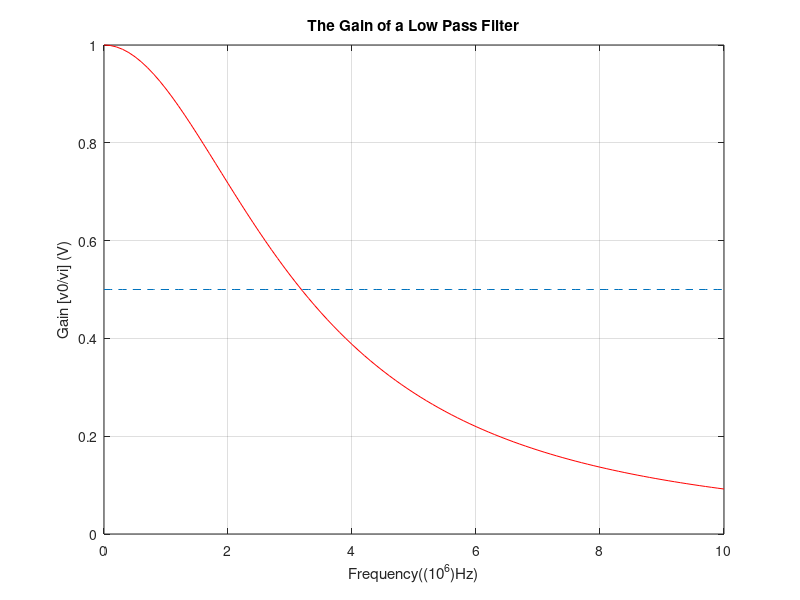

This chart was generated by the following MATLAB code:
%Ece2412 lab 1

clear
clc
clf
%values for our low pass filter%
r = 50; %ohms%
c = 1*(10^-9); %farads%
%  freq = (0:0.1:10); %100 increments for accuracy
freq = linspace(0, 10, 101);

w = freq*2*(pi)*(10^6);
res = 1./(1+(j*(w*r*c)));
res2 = repelem(0.5,101);

plot(freq,real(res),'r',freq,res2,'--')

xlabel('Frequency((10^6)Hz)');
ylabel('Gain [v0/vi] (V)');
title('The Gain of a Low Pass Filter');
%grid minor; % Optional
grid;